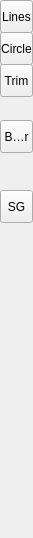
<?xml version="1.0" encoding="UTF-8"?>
<ui version="4.0">
 <class>LCMainToolbar</class>
 <widget class="QWidget" name="LCMainToolbar">
  <property name="geometry">
   <rect>
    <x>0</x>
    <y>0</y>
    <width>33</width>
    <height>538</height>
   </rect>
  </property>
  <property name="sizePolicy">
   <sizepolicy hsizetype="Minimum" vsizetype="Expanding">
    <horstretch>0</horstretch>
    <verstretch>0</verstretch>
   </sizepolicy>
  </property>
  <property name="windowTitle">
   <string>Form</string>
  </property>
  <widget class="QToolButton" name="toolButton">
   <property name="geometry">
    <rect>
     <x>0</x>
     <y>0</y>
     <width>33</width>
     <height>33</height>
    </rect>
   </property>
   <property name="text">
    <string>Lines</string>
   </property>
   <property name="iconSize">
    <size>
     <width>33</width>
     <height>33</height>
    </size>
   </property>
  </widget>
  <widget class="QToolButton" name="toolButton_2">
   <property name="geometry">
    <rect>
     <x>0</x>
     <y>32</y>
     <width>33</width>
     <height>33</height>
    </rect>
   </property>
   <property name="text">
    <string>Circle</string>
   </property>
   <property name="iconSize">
    <size>
     <width>33</width>
     <height>33</height>
    </size>
   </property>
  </widget>
  <widget class="QToolButton" name="toolButton_3">
   <property name="geometry">
    <rect>
     <x>0</x>
     <y>64</y>
     <width>33</width>
     <height>33</height>
    </rect>
   </property>
   <property name="text">
    <string>Trim</string>
   </property>
   <property name="iconSize">
    <size>
     <width>33</width>
     <height>33</height>
    </size>
   </property>
  </widget>
  <widget class="QToolButton" name="toolButton_4">
   <property name="geometry">
    <rect>
     <x>0</x>
     <y>190</y>
     <width>33</width>
     <height>33</height>
    </rect>
   </property>
   <property name="text">
    <string>SG</string>
   </property>
  </widget>
  <widget class="QToolButton" name="toolButton_5">
   <property name="geometry">
    <rect>
     <x>0</x>
     <y>120</y>
     <width>33</width>
     <height>33</height>
    </rect>
   </property>
   <property name="text">
    <string>Builder</string>
   </property>
  </widget>
 </widget>
 <resources/>
 <connections/>
</ui>
